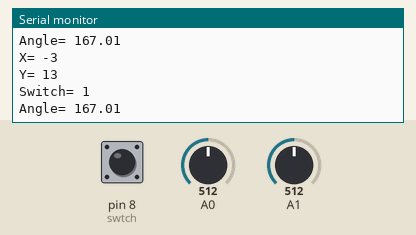
This sketch was run on a simulated Arduino Uno, built with avr-gcc and run on an emulated ATmega328P. Shown: the last lines printed to the serial monitor. Inputs (shaded band) come from the test bench; at power-on: A0 = 512, A1 = 512, pin 8 (swtch) HIGH.

Above: at 1.3 s.
1.4 s: A0 set to 716
At 1.82 s:
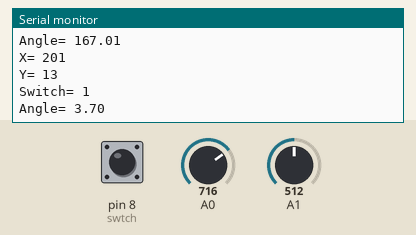
2.9 s: A1 set to 716
At 3.33 s:
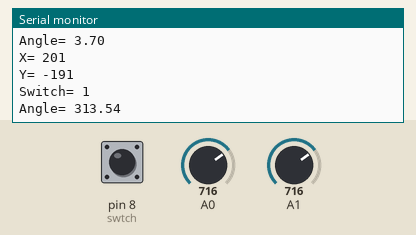
4.4 s: pin 8 (swtch) pulled LOW for 0.6 s
6.5 s: A0 set to 900
At 6.84 s:
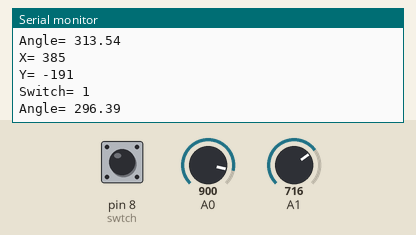
8.0 s: A1 set to 900
At 8.34 s:
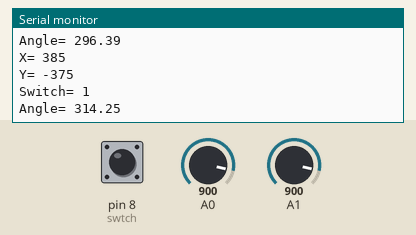
Timing chart, 0 to 10.5 s (numbered marks = the images above; inputs shaded):
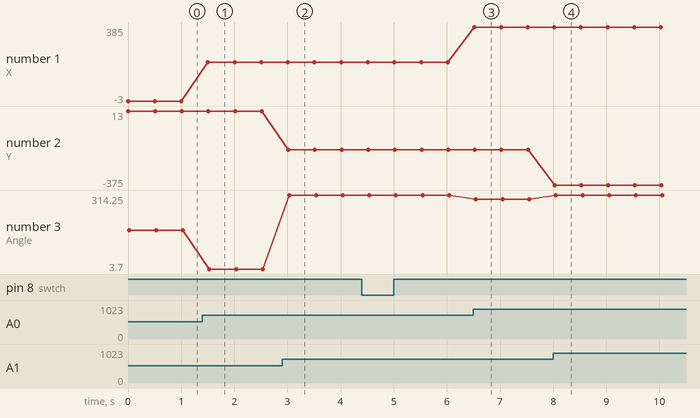

Measured:
- after the input at 1.4 s, the serial monitor: prints a new line after 0.10 s (image 1)
- after the input at 2.9 s, the serial monitor: prints a new line after 0.12 s (image 2)
- after the input at 6.5 s, the serial monitor: prints a new line at once (image 3)
- after the input at 8.0 s, the serial monitor: prints a new line at once (image 4)
- plotted number 1: -3 → 201 after the input at 1.4 s, 201 → 385 after the input at 6.5 s
- plotted number 2: 13 → -191 after the input at 2.9 s, -191 → -375 after the input at 8.0 s
- plotted number 3: 167.01 → 3.7 after the input at 1.4 s, 3.7 → 313.54 after the input at 2.9 s, 313.54 → 296.39 after the input at 6.5 s, 296.39 → 314.25 after the input at 8.0 s

The sketch:

thumb_joystick.ino
```cpp
//robokits rki-3155 on arduino uno

//program to obtain the angle of orientation of the joystick
#include <Math.h>

int swtch=8;
//value which the joystick returned at centre position
int x0=515;
int y0=525;
void setup() {
  // put your setup code here, to run once:
pinMode(swtch,INPUT_PULLUP);
Serial.begin(9600);
}

void loop() {
  // put your main code here, to run repeatedly:
Serial.print("X= ");
int x=analogRead(A0)-x0;
Serial.println(x);
Serial.print("Y= ");
int y=-analogRead(A1)+y0;
Serial.println(y);
Serial.print("Switch= ");
Serial.println(digitalRead(swtch));

if(x==0&&y==0)
Serial.println("rest position");
else
{
Serial.print("Angle= ");
double angle=180.0/3.141528*atan((double)abs(y)/(double)abs(x));
if(x<0&&y>0)
Serial.println(90.0+angle);
else if(x<=0&&y<=0)
Serial.println(180+angle);
else if(x>0&&y<0)
Serial.println(angle+270);
else
Serial.println(angle);
}

delay(500);
}
```
